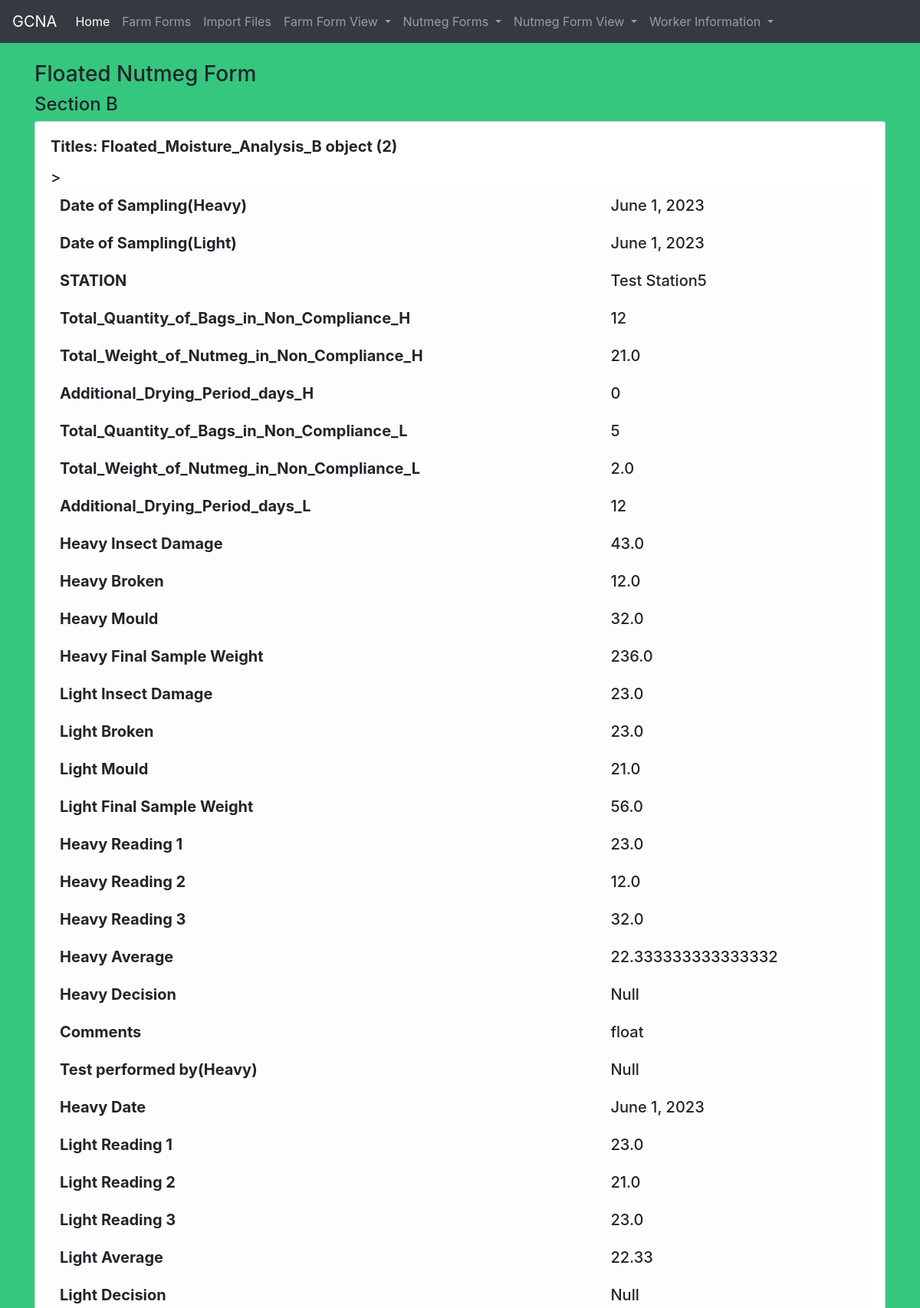
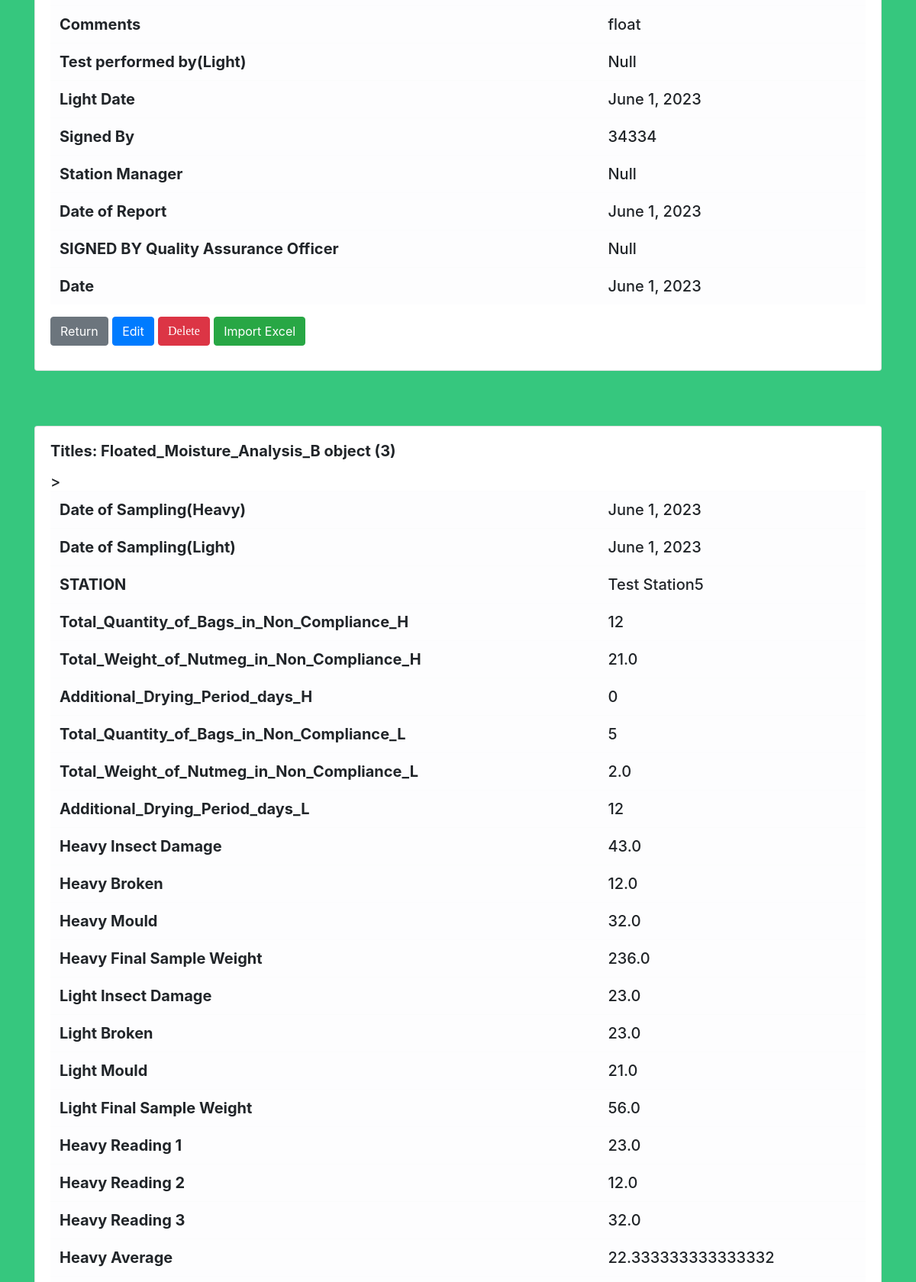
The app's page /viewFB/ (upper part) with its own data (2 pictures, top to bottom).
### gcna_data/models.py (models this page shows)
class Floated_Moisture_Analysis_B(models.Model):
    Worker_ID_No = models.CharField(max_length=50, unique=True, null=True)
    Nutmeg_ID_No = models.CharField(max_length=50, unique=True, null=True)
    DATE_OF_SAMPLING_H  = models.DateField('Date of Heavy Sampling',null=True)
    DATE_OF_SAMPLING_L = models.DateField('Date of Light Sampling',null=True)
    STATION = models.CharField(max_length=50, null=True)
    Total_Quantity_of_Bags_in_Non_Compliance_H  = models.IntegerField(default= 0)
    Total_Weight_of_Nutmeg_in_Non_Compliance_H = models.FloatField(default= 0)
    Additional_Drying_Period_days_H = models.IntegerField(default= 0)
    Total_Weight_H = models.FloatField(default= 0)
    Total_Quantity_of_Bags_in_Non_Compliance_L  = models.IntegerField(default= 0)
    Total_Weight_of_Nutmeg_in_Non_Compliance_L = models.FloatField(default= 0)
    Additional_Drying_Period_days_L = models.IntegerField(default= 0)
    Total_Weight_L = models.FloatField(default= 0)
    Initial_Sample_Weight_H = models.FloatField(default= 0)
    Broken_H = models.FloatField(default= 0)
    Mould_H = models.FloatField(default= 0)
    Insect_Damaged_H = models.FloatField(default= 0)
    Final_Sample_Weight_H = models.FloatField(default= 0)
    Initial_Sample_Weight_L = models.FloatField(default= 0)
    Broken_L = models.FloatField(default= 0)
    Mould_L = models.FloatField(default= 0)
    Insect_Damaged_L = models.FloatField(default= 0)
    Final_Sample_Weight_L = models.FloatField(default= 0)
    READING_1_H = models.FloatField(default= 0)
    READING_2_H = models.FloatField(default= 0)
    READING_3_H = models.FloatField(default= 0)
    AVERAGE_H = models.FloatField(default= 0)
    DECISION_H = models.CharField(max_length=50, null=True)
    Comments_H = models.TextField(blank=True)
    TEST_PERFORMED_BY_H = models.CharField(max_length=50, null=True)
    DATE_H = models.DateField('Current Date',null=True)
    READING_1_L = models.FloatField(default= 0)
    READING_2_L = models.FloatField(default= 0)
    READING_3_L = models.FloatField(default= 0)
    AVERAGE_L = models.FloatField(default= 0)
    DECISION_L = models.CharField(max_length=50, null=True)
    Comments_L = models.TextField(blank=True)
    TEST_PERFORMED_BY_L = models.CharField(max_length=50, null=True)
    DATE_L = models.DateField('Current Date',null=True)
    SIGNED_BY = models.CharField(max_length=50, null=True)
    Station_Manager = models.CharField(max_length=50, null=True)
    DATE_OF_REPORT = models.DateField('Date of Report',null=True)
    SIGNED_BY_Quality_Assurance_Officer = models.CharField(max_length=50, null=True)
    DATE = models.DateField('Signed On',null=True)

### gcna_data/views.py (the view)
# urls.py: path("viewFB/", views.floated_B_Form, name="view_floatedB"),
def floated_B_Form(request):
	float_B_list = Floated_Moisture_Analysis_B.objects.all()
	return render(request,'gcna/view_floatedB.html',{'float_B_list': float_B_list})

### gcna_data/templates/gcna/view_floatedB.html (shortened to what this page needs)
    {% extends 'gcna/base.html' %}
{% block content%}
    <h3>Floated Nutmeg Form</h3>
    <h4>Section B</h4>
{% for float in float_B_list %}
<div class="card">
  <div class="card-body">
    <h5 class="card-title"><strong>Titles: {{ float }} </strong>
    <p class="card-text">
        <table id="vertical-1" class="table table-hover table-light">
         <tr>
            <th>Date of Sampling(Heavy)</th>
            <td>{{ float.DATE_OF_SAMPLING_H }}</td>
        </tr>
        <tr>
            <th>Date of Sampling(Light)</th>
            <td>{{ float.DATE_OF_SAMPLING_L }}</td>
        </tr>
        <tr>
            <th>STATION</th>
            <td>{{ float.STATION }}</td>
        </tr>
        <tr>
            <th>Total_Quantity_of_Bags_in_Non_Compliance_H</th>
            <td>{{ float.Total_Quantity_of_Bags_in_Non_Compliance_H }}</td>
        </tr>
        <tr>
            <th>Total_Weight_of_Nutmeg_in_Non_Compliance_H</th>
            <td>{{ float.Total_Weight_of_Nutmeg_in_Non_Compliance_H }}</td>
        </tr>
        <tr>
            <th>Additional_Drying_Period_days_H</th>
            <td>{{ float.Additional_Drying_Period_days_H }}</td>
        </tr>
        <tr>
            <th>Total_Quantity_of_Bags_in_Non_Compliance_L</th>
            <td>{{ float.Total_Quantity_of_Bags_in_Non_Compliance_L }}</td>
        </tr>
        <tr>
            <th>Total_Weight_of_Nutmeg_in_Non_Compliance_L</th>
            <td>{{ float.Total_Weight_of_Nutmeg_in_Non_Compliance_L }}</td>
        </tr>
        <tr>
            <th>Additional_Drying_Period_days_L</th>
            <td>{{ float.Additional_Drying_Period_days_L }}</td>
        </tr>>
        <tr>
            <th>Heavy Insect Damage</th>
            <td>{{ float.Insect_Damaged_H }}</td>
        </tr>
        <tr>
            <th>Heavy Broken</th>
            <td>{{ float.Broken_H }}</td>
        </tr>
        <tr>
            <th>Heavy Mould</th>
            <td>{{ float.Mould_H }}</td>
        </tr>
        <tr>
            <th>Heavy Final Sample Weight</th>
            <td>{{ float.Final_Sample_Weight_H }}</td>
        </tr>
        <tr>
            <th>Light Insect Damage</th>
            <td>{{ float.Insect_Damaged_L }}</td>
        </tr>
        <tr>
            <th>Light Broken</th>
            <td>{{ float.Broken_L }}</td>
        </tr>
        <tr>
            <th>Light Mould</th>
            <td>{{ float.Mould_L }}</td>
        </tr>
        <tr>
            <th>Light Final Sample Weight</th>
            <td>{{ float.Final_Sample_Weight_L }}</td>
        </tr>
        <tr>
            <th>Heavy Reading 1</th>
            <td>{{ float.READING_1_H }}</td>
        </tr>
        <tr>
            <th>Heavy Reading 2</th>
            <td>{{ float.READING_2_H }}</td>
        </tr>
        <tr>
            <th>Heavy Reading 3</th>
            <td>{{ float.READING_3_H }}</td>
        </tr>
        <tr>
            <th>Heavy Average</th>
            <td>{{ float.AVERAGE_H }}</td>
        </tr>
        <tr>
            <th>Heavy Decision</th>
            <td>{{ float.DECISION_H }}</td>
        </tr>
                <tr>
            <th>Comments</th>
            <td>{{ float.Comments_H }}</td>
        </tr>
        <tr>
            <th>Test performed by(Heavy)</th>
            <td>{{ float.TEST_PERFORMED_BY_H }}</td>
        </tr>
        <tr>
            <th>Heavy Date</th>
            <td>{{ float.DATE_H }}</td>
        </tr>
        <tr>
            <th>Light Reading 1</th>
            <td>{{ float.READING_1_L }}</td>
        </tr>
        <tr>
            <th>Light Reading 2</th>
            <td>{{ float.READING_2_L }}</td>
        </tr>
        <tr>
            <th>Light Reading 3</th>
            <td>{{ float.READING_3_L }}</td>
        </tr>
        <tr>
            <th>Light Average</th>
            <td>{{ float.AVERAGE_L }}</td>
        </tr>
        <tr>
            <th>Light Decision</th>
            <td>{{ float.DECISION_L }}</td>
        </tr>
        <tr>
            <th>Comments</th>
            <td>{{ float.Comments_L }}</td>
        </tr>
        <tr>
            <th>Test performed by(Light)</th>
            <td>{{ float.TEST_PERFORMED_BY_L }}</td>
        </tr>
        <tr>
            <th>Light Date</th>
            <td>{{ float.DATE_L }}</td>
        </tr>
        <tr>
            <th>Signed By</th>
            <td>{{ float.SIGNED_BY }}</td>
        </tr>
                <tr>
            <th>Station Manager</th>
            <td>{{ float.Station_Manager }}</td>
        </tr>
   <tr>
            <th>Date of Report</th>
            <td>{{ float.DATE_OF_REPORT }}</td>
        </tr>
                <tr>
            <th>SIGNED BY Quality Assurance Officer</th>
            <td>{{ float.SIGNED_BY_Quality_Assurance_Officer }}</td>
        </tr>
                <tr>
            <th>Date</th>
            <td>{{ float.DATE }}</td>
        </tr>
    </table>
                </p>
            <a href="{% url 'adhome' %}" class="btn btn-secondary">Return</a>
            <a href="{% url 'edit_floated_B' float.pk %}" class="btn btn-primary">Edit</a>
                 <form action="{% url 'delete_floated_B' float.pk %}" method="POST" style="display: inline-block;">
                    <button type="submit" class="btn btn-danger">Delete</button>
                </form>
                <a href="{% url 'import_data4' %}" class="btn btn-success">Import Excel</a>
</div>        </div>
<br>
<br>
<br>
{% endfor %}
{% endblock %}

### GCNA/style.css (style rules this page uses)
* { box-sizing: border-box; }
body { background-color: rgba(4, 185, 94, 0.8); }
button { background-color: #00944a; color: #ffffff; border: none; padding: 10px 20px; font-size: 17px; font-family: Raleway; cursor: pointer; }

### records on screen
Floated_Moisture_Analysis_B: id "Floated_Moisture_Analysis_B object (2)", DATE_OF_SAMPLING_H "June 1, 2023", DATE_OF_SAMPLING_L "June 1, 2023", STATION "Test Station5", Total_Quantity_of_Bags_in_Non_Compliance_H "12", Total_Weight_of_Nutmeg_in_Non_Compliance_H "21.0", Additional_Drying_Period_days_H "0", Total_Quantity_of_Bags_in_Non_Compliance_L "5", Total_Weight_of_Nutmeg_in_Non_Compliance_L "2.0", Additional_Drying_Period_days_L "12", Insect_Damaged_H "43.0", Broken_H "12.0", Mould_H "32.0", Final_Sample_Weight_H "236.0", Insect_Damaged_L "23.0", Broken_L "23.0", Mould_L "21.0", Final_Sample_Weight_L "56.0", READING_1_H "23.0", READING_2_H "12.0", READING_3_H "32.0", AVERAGE_H "22.333333333333332", DECISION_H "Null", Comments_H "float", TEST_PERFORMED_BY_H "Null", DATE_H "June 1, 2023", READING_1_L "23.0", READING_2_L "21.0", READING_3_L "23.0", AVERAGE_L "22.33", DECISION_L "Null", Comments_L "float", TEST_PERFORMED_BY_L "Null", DATE_L "June 1, 2023", SIGNED_BY "34334", Station_Manager "Null", DATE_OF_REPORT "June 1, 2023", SIGNED_BY_Quality_Assurance_Officer "Null", DATE "June 1, 2023"
Floated_Moisture_Analysis_B: id "Floated_Moisture_Analysis_B object (3)", DATE_OF_SAMPLING_H "June 1, 2023", DATE_OF_SAMPLING_L "June 1, 2023", STATION "Test Station5", Total_Quantity_of_Bags_in_Non_Compliance_H "12", Total_Weight_of_Nutmeg_in_Non_Compliance_H "21.0", Additional_Drying_Period_days_H "0", Total_Quantity_of_Bags_in_Non_Compliance_L "5", Total_Weight_of_Nutmeg_in_Non_Compliance_L "2.0", Additional_Drying_Period_days_L "12", Insect_Damaged_H "43.0", Broken_H "12.0", Mould_H "32.0", Final_Sample_Weight_H "236.0", Insect_Damaged_L "23.0", Broken_L "23.0", Mould_L "21.0", Final_Sample_Weight_L "56.0", READING_1_H "23.0", READING_2_H "12.0", READING_3_H "32.0", AVERAGE_H "22.333333333333332"
